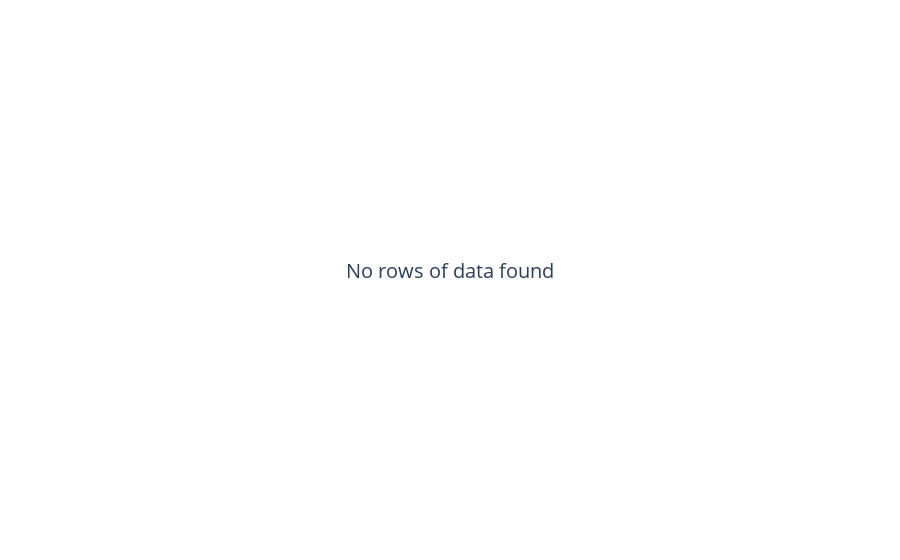

Write notebook code for a chart like this one.
### Code cell
# Output the visualization
    fig.show(render='plotly_mimetype')

### Figure 1 — Plotly figure (JSON) as saved in the notebook; plotly's stock layout.template omitted (floating-point values rounded to 4 significant figures)
{"data": [{"domain": {"x": [0, 1], "y": [0, 1]}, "hovertemplate": "label=%{label}<br>parent=%{parent}<extra></extra>", "labels": [], "name": "", "parents": [], "type": "treemap"}], "layout": {"annotations": [{"font": {"size": 20}, "showarrow": false, "text": "No rows of data found", "x": 0.5, "y": 0.5}], "legend": {"tracegroupgap": 0}, "margin": {"t": 60}}}
